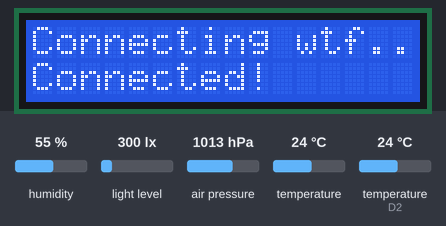
Simulated run of this sketch. Board: ESP8266 (NodeMCU). On the bench: 16×2 character LCD. Inputs (shaded band) come from the test bench; at power-on: humidity 55 %, light level 300 lx, air pressure 1013 hPa, temperature (sensor on D2) 24 °C, temperature 24 °C. WiFi joins after 1.5 s; servers stay silent unless stated; uploads are accepted with an empty reply.

Above: at 1.7 s.
4.6 s: humidity set to 22 %
14.0 s: light level set to 40 lx
At 22.5 s:
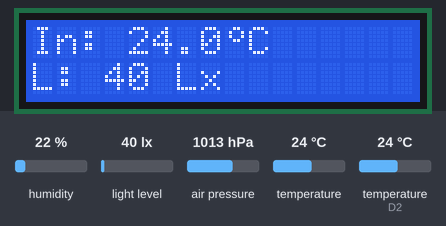
25.2 s: air pressure set to 952 hPa
At 37.4 s:
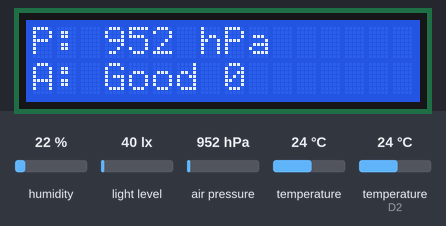
39.2 s: temperature (sensor on D2) set to 12 °C
At 42.5 s:
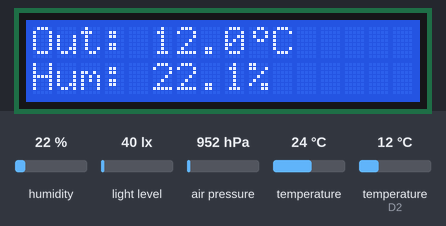
45.5 s: temperature (sensor 0) set to 12 °C
At 49.9 s:
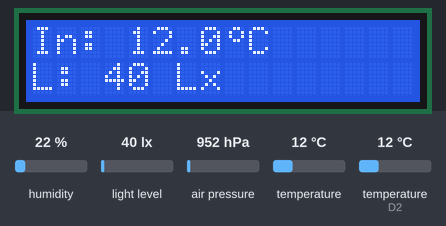
52.7 s: humidity set to 40 %
At 63.6 s:
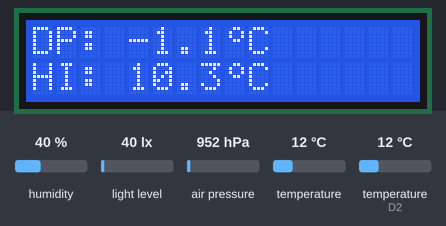
Timing chart, 0 to 64.8 s (numbered marks = the images above; inputs shaded):
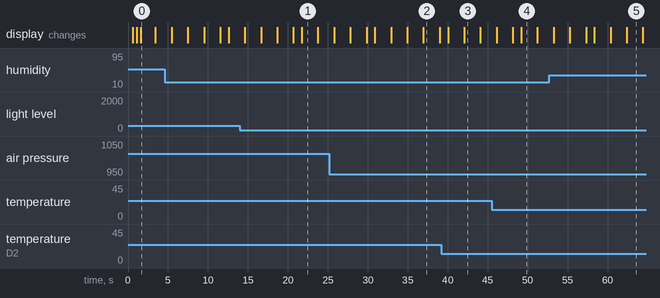

Measured:
- what the display in image 0 shows lasts 1.8 s, from 1.6 s to 3.4 s
- what the display in image 1 shows lasts 2.1 s, from 21.7 s to 23.8 s

The sketch:

Meteo.ino
```cpp
#include <Wire.h>
#include <Adafruit_BMP085.h>
#include <BH1750.h>
#include <LiquidCrystal_I2C.h>
#include <DHT.h>
//#include <OneWire.h> // 2 lines down - DS18B20 not in use NOW
//#include <DallasTemperature.h>
#include <ESP8266WiFi.h>
#include <WiFiClient.h>
#include <WiFiUdp.h>
#include <ArduinoOTA.h>
#include <ESP8266mDNS.h>
#include <ArduinoJson.h>
#include "Logins.h" // contain ThingSpeak ApiKey, WiFi SSID and password

BH1750 lightMeter;  // 5 lines down - sensors beginning
Adafruit_BMP085 bmp;
DHT dht(D2, DHT22);
//OneWire oneWire(D3);
//DallasTemperature sensors(&oneWire);
LiquidCrystal_I2C lcd(0x27, 2, 1, 0, 4, 5, 6, 7, 3, POSITIVE); // LCD beginning
WiFiClient client; // ESP8266 WiFi mode set to client

int lux,pressure,pm10i; // 2 lines down - variables for sensors values
float tempBmp,humDHT,tempDHT;
uint8_t DegreeBitmap[]= { 0x6, 0x9, 0x9, 0x6, 0x0, 0, 0, 0 }; // LCD degree char declaraion
const unsigned long intervalsend = 600000; // 2 lines down - Timer time initialization
unsigned long previousMillis = 0;

const char* pm10; // 5 lines down - variables to decode JSON
const char* indeks;
char buf[1000];
String decoded;
const char* host = "toyorg.alwaysdata.net";
int port = 80;

const char* server = "api.thingspeak.com";
const char* version = "Meteo 0.8.4";

void getjson(); // 2 lines down - need to this early function declaration to get code working
void decodeJson();

void setup() {
  Wire.begin(D5,D6); // 7 lines down - sensors initialization and LCD, installing degree char to LCD
  lcd.begin(16, 2);
  lcd.createChar(1, DegreeBitmap);
  lcd.home();
  dht.begin();
  lightMeter.begin();
  bmp.begin();

  WiFi.begin(ssid, password); // starting connectiong to WiFi

  lcd.print("Connecting ");
  lcd.print(ssid);

  while (WiFi.status() != WL_CONNECTED) {
    delay(500);
    lcd.print(".");
  }
    lcd.setCursor(0, 1);
    lcd.print("Connected!");
    delay(500);

  MDNS.addService("http", "tcp", 80); // 2 lines down - staring MDNS and OTA service
  ArduinoOTA.begin();
  decodeJson(); // executing this function so won't get empty value
}

void backlight() { // function checking light amount and setting backlight on or off
  lux = lightMeter.readLightLevel();
  if (lux < 5) {
    lcd.noBacklight();
  } else {
    lcd.backlight();
  }
}

void readings() { // getting values from sensors
  lcd.home();
  tempBmp = bmp.readTemperature();
  pressure = bmp.readPressure()/100;
  tempDHT = dht.readTemperature();
  humDHT = dht.readHumidity() + 0.1;
  //sensors.setResolution(12);
  //sensors.requestTemperatures();
  //tempDS = sensors.getTempCByIndex(0);
  //tempDS = round(tempDS*10)/10.0;

  if (isnan(humDHT)) { // checking is DHT values are OK
    lcd.clear();
    lcd.home();
    lcd.print("DHT failed!");
    delay(1000);
    return;
  }

//  if (tempDS == 85 || tempDS == -127) { // checking is DS18B20 values are OK
//    lcd.clear();
//    lcd.home();
//    lcd.print("DS18B20 failed!");
//    delay(1000);
//    return;
//  }

}

double dewPoint(double celsius, double humidity) { // calculating dew point
  double a = 17.271;
  double b = 237.7;
  double temp = (a * celsius) / (b + celsius) + log(humidity*0.01);
  double Td = (b * temp) / (a - temp);
  return Td;
}

void Inside(int del) { // showing first "screen" on LCD, arg is time of delay() in ms
  lcd.clear(); // clearing LCD
  lcd.home(); // set upper-left position
  lcd.print("In: ");
  lcd.print(tempBmp, 1);
  lcd.print("\001C"); // use of degree char
  lcd.setCursor(0, 1); // set new line
  lcd.print("L: ");
  lcd.print(lux);
  lcd.print(" Lx");
  backlight();
  delay(del);
}

void Outside(int del) {
  lcd.clear();
  lcd.home();
  lcd.print("Out: ");
  lcd.print(tempDHT, 1);
  lcd.print("\001C");
  lcd.setCursor(0, 1);
  lcd.print("Hum: ");
  lcd.print(humDHT, 1);
  lcd.print("%");
  backlight();
  delay(del);
}
void AirPre(int del) {
  lcd.clear();
  lcd.home();
  lcd.print("P: ");
  lcd.print(pressure);
  lcd.print(" hPa");
  lcd.setCursor(0, 1);
  lcd.print("A: ");
  lcd.print(indeks);
  lcd.print(" ");
  lcd.print(pm10i);
  backlight();
  delay(del);
}

void Debug(int del) {
  lcd.clear();
  lcd.home();
  lcd.print("Ver: ");
  lcd.print(version);
  lcd.setCursor(0, 1);
  lcd.print(WiFi.localIP());
  backlight();
  delay(del);
}

void DewandHeat(int del) {
  lcd.clear();
  lcd.home();
  lcd.print("DP: ");
  lcd.print(dewPoint(tempDHT, humDHT),1);
  lcd.print("\001C");
  lcd.setCursor(0, 1);
  lcd.print("HI: ");
  lcd.print(dht.computeHeatIndex(tempDHT, humDHT, false),1);
  lcd.print("\001C");
  backlight();
  delay(del);
}

void send() { // sending data to ThingSpeak
  lcd.clear();
  lcd.home();
  lcd.print("Sending!");
  if (client.connect(server,80)) {
      String postStr = apiKey;
             postStr +="&field1=";
             postStr += String(tempBmp);
             postStr +="&field2=";
             postStr += String(humDHT);
             postStr +="&field3=";
             postStr += String(tempDHT);
             postStr +="&field4=";
             postStr += String(lux);
             postStr +="&field5=";
             postStr += String(pressure);
             postStr +="&field6=";
             postStr += String(pm10i);

       client.print("POST /update HTTP/1.1\n");
       client.print("Host: api.thingspeak.com\n");
       client.print("Connection: close\n");
       client.print("X-THINGSPEAKAPIKEY: "+apiKey+"\n");
       client.print("Content-Type: application/x-www-form-urlencoded\n");
       client.print("Content-Length: ");
       client.print(postStr.length());
       client.print("\n\n");
       client.print(postStr);
       client.stop();
       lcd.setCursor(0, 1);
       lcd.print("Sent!");
    }
 }

void getjson() { // getting JSON form host, port
  if (!client.connect(host, port)) {
    lcd.clear();
    lcd.home();
    lcd.print("Connection failed");
    return;
  }

  String url = "/values.json";

  client.print(String("GET ") + url + " HTTP/1.1\r\n" +
               "Host: " + host + "\r\n" +
               "User-Agent: BuildFailureDetectorESP8266\r\n" +
               "Connection: close\r\n\r\n");

  while (client.connected()) {
    String line = client.readStringUntil('\n');
    if (line == "\r") {
      break;
    }
  }
  String line = client.readStringUntil('\n');
  if (line.startsWith("{\"CO\"")) {
  } else {
    lcd.clear();
    lcd.home();
    lcd.print("Json failed");
  }
  decoded = line;
}

void decodeJson() { // decoding JSON
  getjson();
  StaticJsonBuffer<400> jsonBuffer;
  JsonObject& root = jsonBuffer.parseObject(decoded);

  if (!root.success()) {
    lcd.clear();
    lcd.home();
    lcd.print("Parse failed");
  } else {
    pm10 = root["PM10"];
  }

    pm10i = atoi(pm10); // ASCII to int

    if (pm10i < 50) { // setting AQI based on pm10i value
      indeks = "Good";
    } else if (pm10i > 50 && pm10i < 100) {
      indeks = "Moderate";
    } else if (pm10i > 100 && pm10i < 150) {
      indeks = "Unhealthy SG";
    } else if (pm10i > 150 && pm10i < 200) {
      indeks = "Unhealthy";
    } else if (pm10i > 200 && pm10i < 300) {
      indeks = "V Unhealthy";
    } else if (pm10i > 300) {
      indeks = "Hazardous";
    }
}

void loop() {
 unsigned long currentMillis = millis(); // setting current time from boot

 ArduinoOTA.handle(); // starting OTA handler

 readings(); // 7 lines down - executing function showing data on LCD

 Inside(2000);
 Outside(2000);
 DewandHeat(2000);
 AirPre(2000);
 Debug(1000);

 if ((unsigned long)(currentMillis - previousMillis) >= intervalsend) { // checking statement conditions
   previousMillis = currentMillis; // save last time executing this
   decodeJson();
   send();
 }
}
```

Logins.h
```cpp
String apiKey = "F4KCQEXAJ8WOWK3C";
const char* ssid = "wtf";
const char* password = "jasemnetoperek";
```
